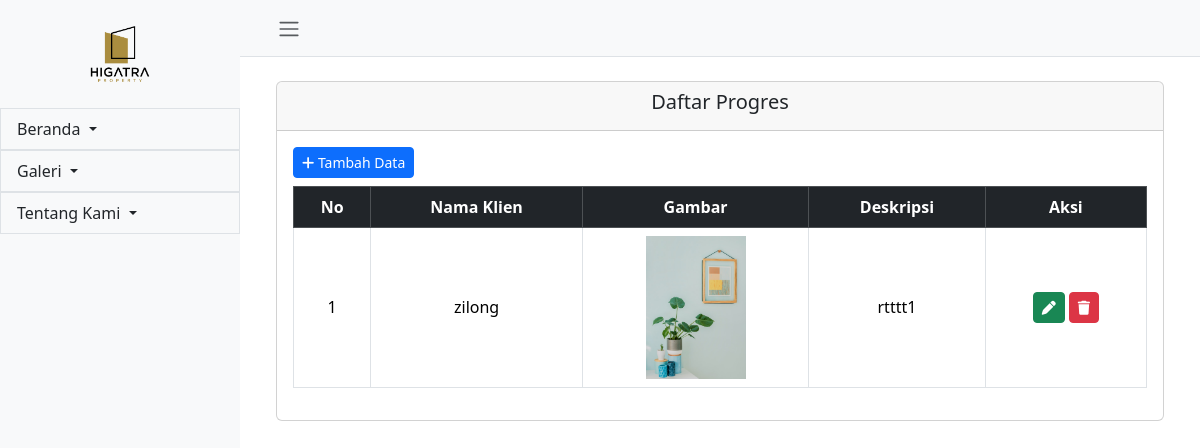
Screenshot of /admin/progres/index.php with the database file from the repository.
### tables this page shows
CREATE TABLE `progres` (
  `id` int(11) NOT NULL,
  `id_klien` int(11) DEFAULT NULL,
  `gambar` varchar(255) DEFAULT NULL,
  `deskripsi` text DEFAULT NULL
);

CREATE TABLE `testimonials` (
  `id` int(11) NOT NULL,
  `nama` varchar(255) NOT NULL,
  `profesi` varchar(255) NOT NULL,
  `deskripsi` text NOT NULL,
  `gambar` varchar(255) NOT NULL
);

### admin/progres/index.php (the view)
<?php
include '../../kon/koneksi.php';
$query = "SELECT progres.id, testimonials.nama, progres.gambar, progres.deskripsi
          FROM progres
          JOIN testimonials ON progres.id_klien = testimonials.id";
$result = mysqli_query($conn, $query);
?>
<?php include "../layout/header-admin.php";
?>
<div class="card m-4">
    <div class="card-header text-center">
        <h5>Daftar Progres</h5>
    </div>
    <div class="card-body">
        <a href="tambah.php" class="btn btn-primary btn-sm mb-2"><i class="fa-solid fa-plus"></i> Tambah Data</a>
        <div class="table-responsive">
            <table class="table table-bordered table-hover text-center">
                <thead class="table-dark">
                    <tr>
                        <th>No</th>
                        <th>Nama Klien</th>
                        <th>Gambar</th>
                        <th>Deskripsi</th>
                        <th>Aksi</th>
                    </tr>
                </thead>
                <tbody>
                    <?php $no = 1;
                    while ($row = mysqli_fetch_assoc($result)): ?>
                        <tr class="align-middle">
                            <td><?= $no++; ?></td>
                            <td><?= $row['nama']; ?></td>
                            <td><img src="../../images/progres/<?= $row['gambar']; ?>" width="100"></td>
                            <td><?= $row['deskripsi']; ?></td>
                            <td>
                                <a href="edit.php?id=<?= $row['id']; ?>" class="btn btn-success btn-sm"><i class="fa-solid fa-pen"></i></a>
                                <a href="hapus.php?id=<?= $row['id']; ?>" onclick="return confirm('Yakin ingin menghapus?')" class="btn btn-danger btn-sm"><i class="fa-solid fa-trash"></i></a>
                            </td>
                        </tr>
                    <?php endwhile; ?>
                </tbody>
            </table>
        </div>
    </div>
</div>
<?php include "../layout/footer-admin.php";
?>

### rows the page displays
progres: id_klien.nama "zilong", gambar (picture), deskripsi "rtttt1"
